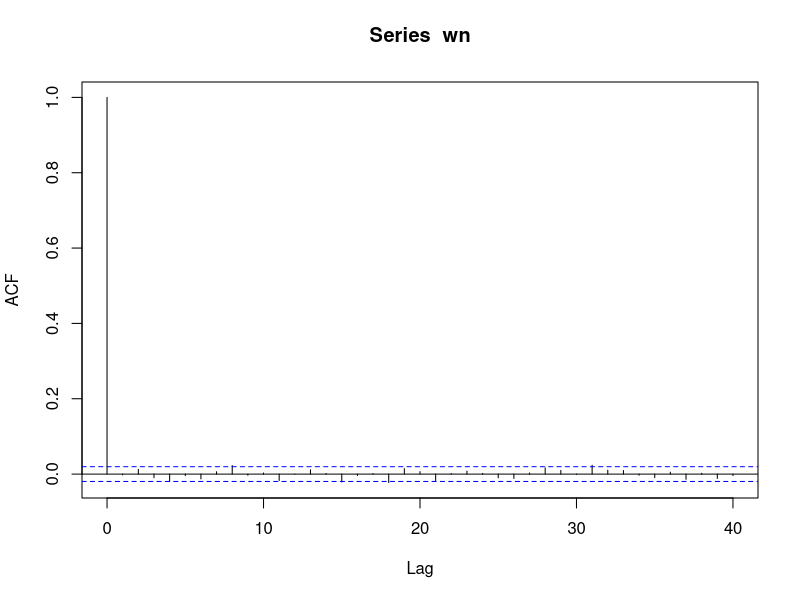
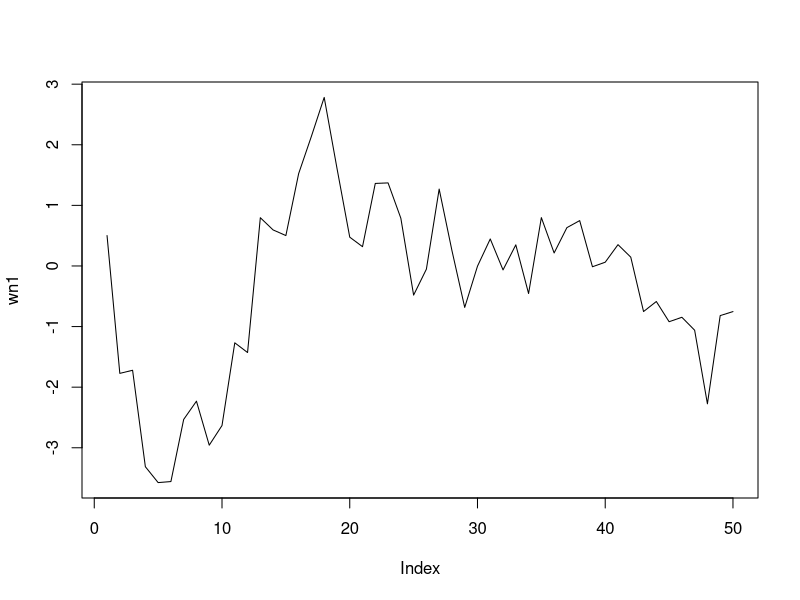
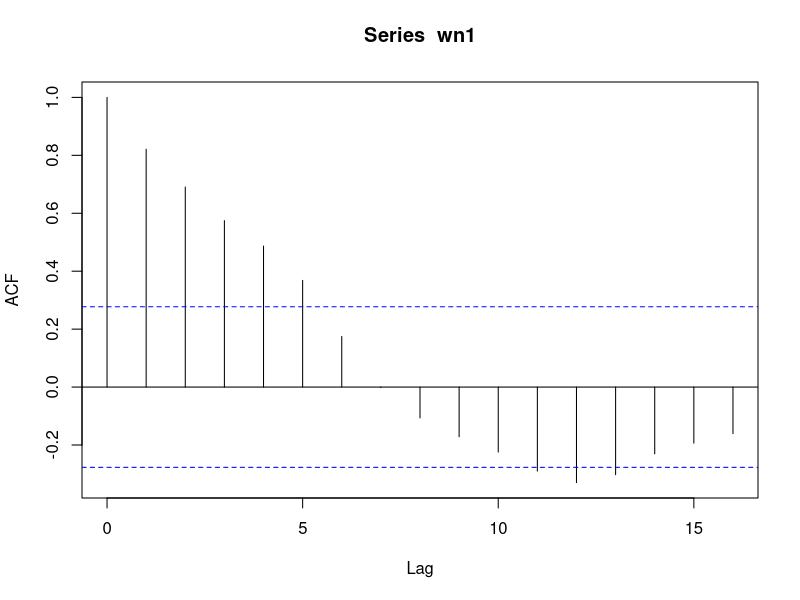

Here is the R script that generated these plots, in order:
# Ljung-Box Test

#### white noise test ####
?Box.test

n <- 10000
wn <- rnorm(n, 0, 1)

# large p-values => white noise is independently distributed, true for white noise
for (i in 1:10) {
  test <- Box.test(wn, i, type = 'Ljung-Box')
  print(paste0("Lag ", i, ": ", round(test$p.value, 4)))
}

wn_acf <- acf(wn, type = 'correlation')

tau <- 2:5
rho <- wn_acf$acf[2:5] ; rho
rho_test <- ( rho ** 2 ) / ( n - tau ) 

# test statistic is not larger than required chisq quantile => don't reject null hypothesis
n * (n+2) * sum(rho_test) > qchisq(0.95, length(tau))

n * (n+2) * sum(rho_test)
qchisq(0.95, length(tau))


#### random walk test ####

n1 <- 50
t <- 1:n1
wn1 <- cumsum(rnorm(length(t)))
plot(wn1, type = 'l')

# p-value very small => reject null hypothesis => random walk not independently distributed
for (i in 1:10) {
  test <- Box.test(wn1, i, type = 'Ljung-Box')
  print(paste0("Lag ", i, ": ", round(test$p.value, 4)))
}

wn1_acf <- acf(wn1, type = 'correlation')

tau1 <- 2:5
rho1 <- wn1_acf$acf[2:5] ; rho1
rho_test1 <- ( rho1 ** 2 ) / ( n1 - tau1 ) 

# test statistic is larger than required chisq quantile => reject null hypothesis
n1 * (n1+2) * sum(rho_test1) > qchisq(0.95, length(tau1))

n1 * (n1+2) * sum(rho_test1)
qchisq(0.95, length(tau1))
